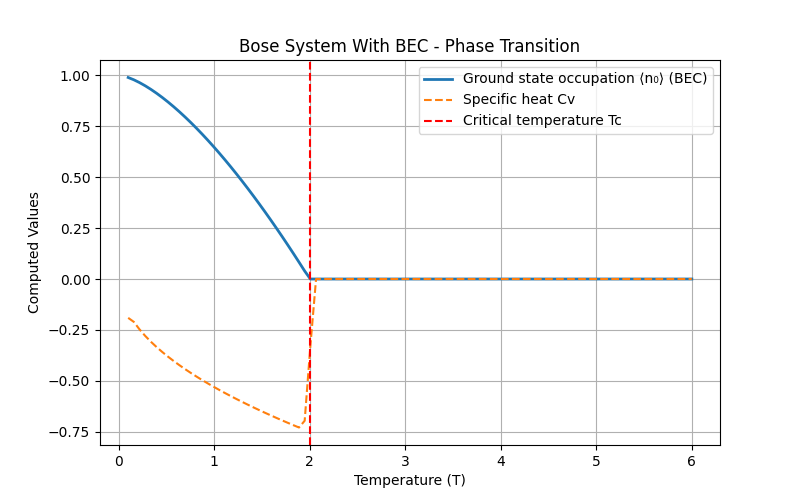

Generate this figure with Python:
import numpy as np
import matplotlib.pyplot as plt

# Define parameters for a Bose system with BEC
T_c = 2.0  # Critical temperature for BEC
T_range_BEC = np.linspace(0.1, 3 * T_c, 100)  # Temperature range around Tc

# Compute ground state occupation with BEC behavior
n_0_BEC = np.where(T_range_BEC < T_c, (1 - (T_range_BEC / T_c) ** (3 / 2)), 0)
Cv_BEC = np.gradient(n_0_BEC, T_range_BEC)  # Specific heat approximation

# Plot results
plt.figure(figsize=(8, 5))
plt.plot(T_range_BEC, n_0_BEC, label="Ground state occupation ⟨n₀⟩ (BEC)", linewidth=2)
plt.plot(T_range_BEC, Cv_BEC, label="Specific heat Cv", linestyle='dashed')
plt.axvline(x=T_c, color='r', linestyle='dashed', label="Critical temperature Tc")
plt.xlabel("Temperature (T)")
plt.ylabel("Computed Values")
plt.title("Bose System With BEC - Phase Transition")
plt.legend()
plt.grid()
plt.savefig("part_j.png")
